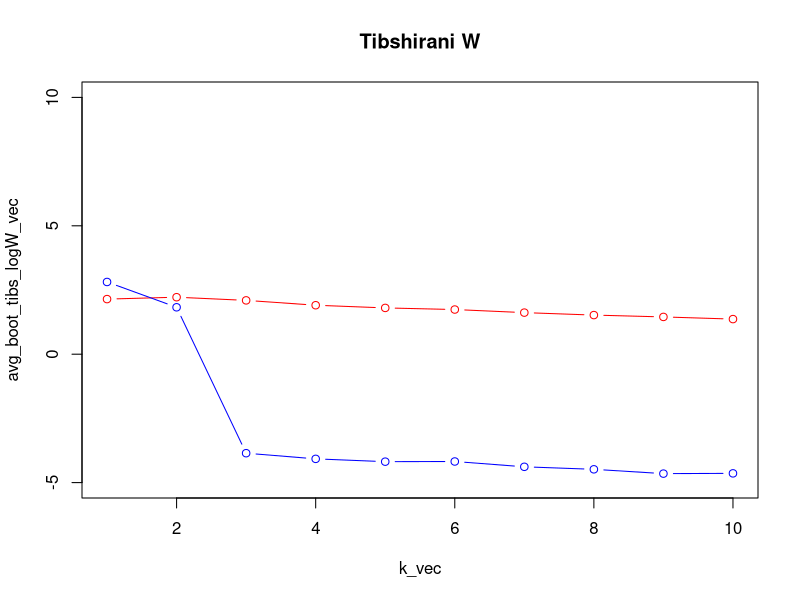
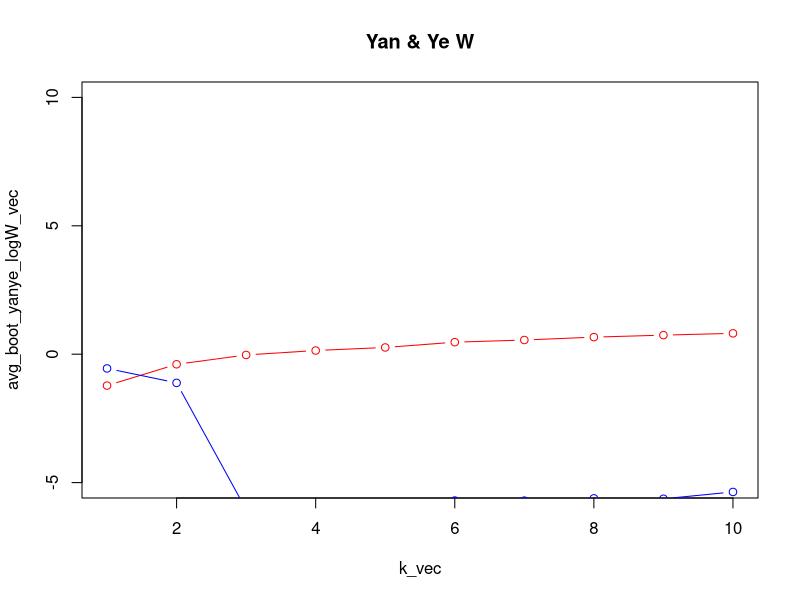
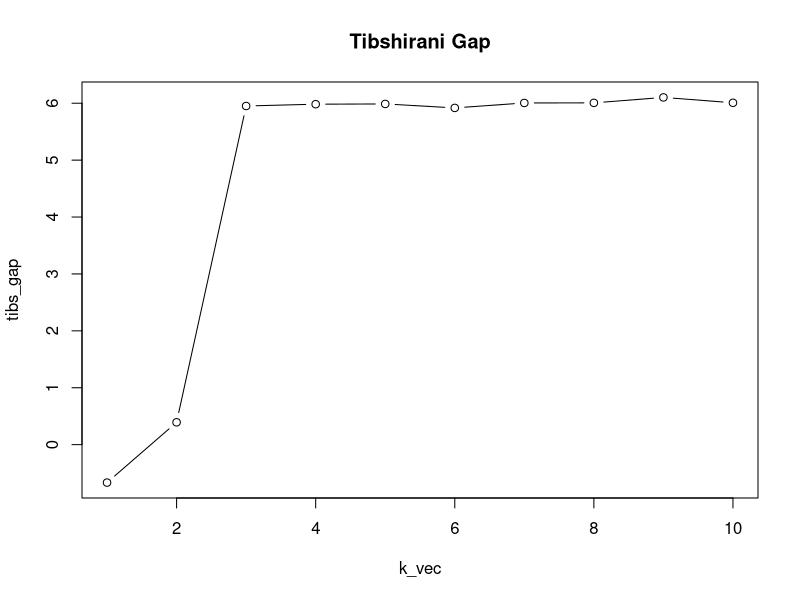
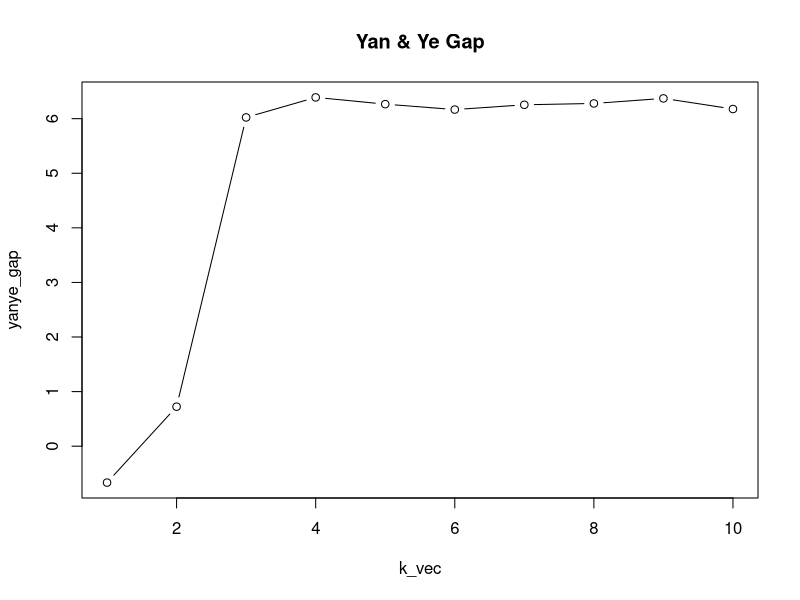

R code for these plots, in order: (Note: a time limit stopped this script after it produced the figures.)
library(cluster)

set.seed(1)

nclust = 3
similarity = 5
n = 10
m = 2
sd = .1

get_data = \(nclust, similarity, n, m, sd) {
  data = matrix(0, nrow = nclust * n, ncol = m)
  means = seq(0, similarity * nclust, similarity)
  for (i in 0:(nclust-1)) {
    for (j in 1:m) {
      data[((n*i)+1):(n*(i+1)), j] = rnorm(n, mean = means[i+1], sd = sd)
    }
  }
  
  return(data)
}

data = get_data(nclust, similarity, n, m, sd)

tibshirani = \(kmeans) {
  withinss = kmeans$withinss
  size = kmeans$size
  W = 0
  k = length(withinss)
  for (i in 1:k) {
    W = W + withinss[i] / (2 * size[i])
  }
  return(W)
}

yanye = \(kmeans) {
  withinss = kmeans$withinss
  size = kmeans$size
  W = 0
  k = length(withinss)
  for (i in 1:k) {
    if (size[i] > 1) {
      W = W + withinss[i] / (2 * size[i] * (size[i] - 1))
    }
  }
  return(W)
}

get_null_data = \(data) {
  n = nrow(data)
  m = ncol(data)
  null_data = matrix(0, nrow = n, ncol = m)
  
  for (j in 1:m) {
    col_j = data[,j]
    null_data[,j] = runif(n, min = min(col_j), max = max(col_j))
  }
  
  return(null_data)
}

best_k_means = \(data, k, nruns) {
  df = list()
  tot.withinss_vec = rep(0, nruns)
  for (i in 1:nruns) {
    k_means = kmeans(data, k)
    df[[i]] = k_means
    tot.withinss_vec[i] = k_means$tot.withinss
  }
  idx = which.min(tot.withinss_vec)
  return(df[[idx]])
}

tibs_opt_k = \(data, k_max) {
  nruns = 10
  k_vec = 1:10
  tibs_logW_vec = rep(0, length(k_vec))
  
  for (i in 1:length(k_vec)) {
    k_means = best_k_means(data, k_vec[i], nruns)
    tibs_logW_vec[i] = log(tibshirani(k_means))
  }
  
  n_bootstrap = 30
  boot_tibs_logW = matrix(0, nrow = n_bootstrap, ncol = length(k_vec))
  
  for (j in 1:length(k_vec)) {
    for (i in 1:n_bootstrap){
      null_data = get_null_data(data)
      k_means_null = best_k_means(null_data, k_vec[j], nruns)
      boot_tibs_logW[i,j] = log(tibshirani(k_means_null))
    }
  }
  avg_boot_tibs_logW_vec = colSums(boot_tibs_logW) / n_bootstrap
  tibs_gap = avg_boot_tibs_logW_vec - tibs_logW_vec
  se_tibs = sqrt(1 + 1/n_bootstrap) * apply(boot_tibs_logW, 2, sd)
  
  return(maxSE(f = tibs_gap, SE.f = se_tibs, method = 'Tibs2001SEmax'))
}

yanye_opt_k = \(data, k_max) {
  nruns = 10
  k_vec = 1:10
  yanye_logW_vec = rep(0, length(k_vec))
  
  for (i in 1:length(k_vec)) {
    k_means = best_k_means(data, k_vec[i], nruns)
    yanye_logW_vec[i] = log(yanye(k_means))
  }
  
  n_bootstrap = 30
  boot_yanye_logW = matrix(0, nrow = n_bootstrap, ncol = length(k_vec))
  
  for (j in 1:length(k_vec)) {
    for (i in 1:n_bootstrap){
      null_data = get_null_data(data)
      k_means_null = best_k_means(null_data, k_vec[j], nruns)
      boot_yanye_logW[i,j] = log(yanye(k_means_null))
    }
  }
  avg_boot_yanye_logW_vec = colSums(boot_yanye_logW) / n_bootstrap
  yanye_gap = avg_boot_yanye_logW_vec - yanye_logW_vec
  se_yanye = sqrt(1 + 1/n_bootstrap) * apply(boot_yanye_logW, 2, sd)
  
  return(maxSE(f = yanye_gap, SE.f = se_yanye, method = 'Tibs2001SEmax'))
}

#calculating W on the actual data
nruns = 30
k_vec = 1:10
tibs_logW_vec = rep(0, length(k_vec))
yanye_logW_vec = rep(0, length(k_vec))

for (i in 1:length(k_vec)) {
  k_means = best_k_means(data, k_vec[i], nruns)
  tibs_logW_vec[i] = log(tibshirani(k_means))
  yanye_logW_vec[i] = log(yanye(k_means))
}

#bootstrap calculation of W
n_bootstrap = 10
boot_tibs_logW = matrix(0, nrow = n_bootstrap, ncol = length(k_vec))
boot_yanye_logW = matrix(0, nrow = n_bootstrap, ncol = length(k_vec))

for (i in 1:n_bootstrap){
  null_data = get_null_data(data)
  for (j in 1:length(k_vec)) {
    k_means_null = best_k_means(null_data, k_vec[j], nruns)
    boot_tibs_logW[i,j] = log(tibshirani(k_means_null))
    boot_yanye_logW[i,j] = log(yanye(k_means_null))
  }
}

avg_boot_tibs_logW_vec = colSums(boot_tibs_logW) / n_bootstrap
avg_boot_yanye_logW_vec = colSums(boot_yanye_logW) / n_bootstrap
se_tibs = sqrt(1 + 1/n_bootstrap) * apply(boot_tibs_logW, 2, sd)
se_yanye = sqrt(1 + 1/n_bootstrap) * apply(boot_yanye_logW, 2, sd)

plot(k_vec, avg_boot_tibs_logW_vec, type = 'b', col = 'red', main = 'Tibshirani W', ylim = c(-5, 10))
lines(k_vec, tibs_logW_vec, type = 'b', col = 'blue')

plot(k_vec, avg_boot_yanye_logW_vec, type = 'b', col = 'red', main = 'Yan & Ye W', ylim = c(-5, 10))
lines(k_vec, yanye_logW_vec, type = 'b', col = 'blue')

tibs_gap = avg_boot_tibs_logW_vec - tibs_logW_vec
plot(k_vec, tibs_gap, type = 'b', main = 'Tibshirani Gap')

yanye_gap = avg_boot_yanye_logW_vec - yanye_logW_vec
plot(k_vec, yanye_gap, type = 'b', main = 'Yan & Ye Gap')

sds = seq(.1, 5.1, .5)
nruns = 10
tibs_k = rep(0, length(sds))
yanye_k = rep(0, length(sds))

for (i in 1:length(sds)) {
  sample_tibs_k = rep(0, nruns)
  sample_yanye_k = rep(0, nruns)
  for (j in 1:nruns) {
    data = get_data(nclust, similarity, n, m, sds[i])
    sample_tibs_k[j] = tibs_opt_k(data, 5)
    sample_yanye_k[j] = yanye_opt_k(data, 5)
  }
  tibs_k[i] = mean(sample_tibs_k)
  yanye_k[i] = mean(sample_yanye_k)
}

plot(sds, abs(tibs_k - nclust), xlab = 'Noise in Clusters', ylab = 'Error in Tibshirani k estimation')
plot(sds, abs(yanye_k - nclust), xlab = 'Noise in Clusters', ylab = 'Error in Yan & Ye k estimation')
